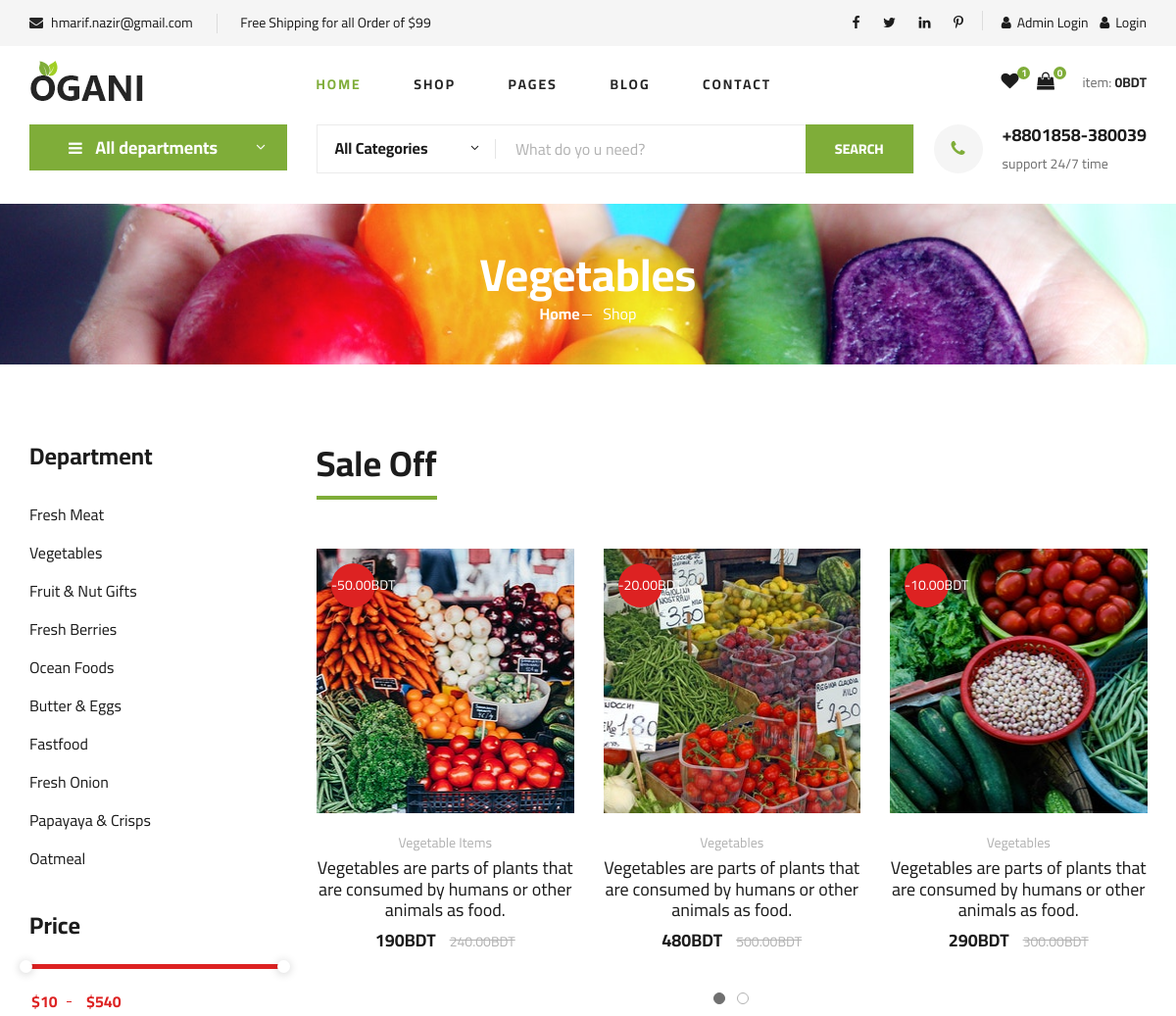
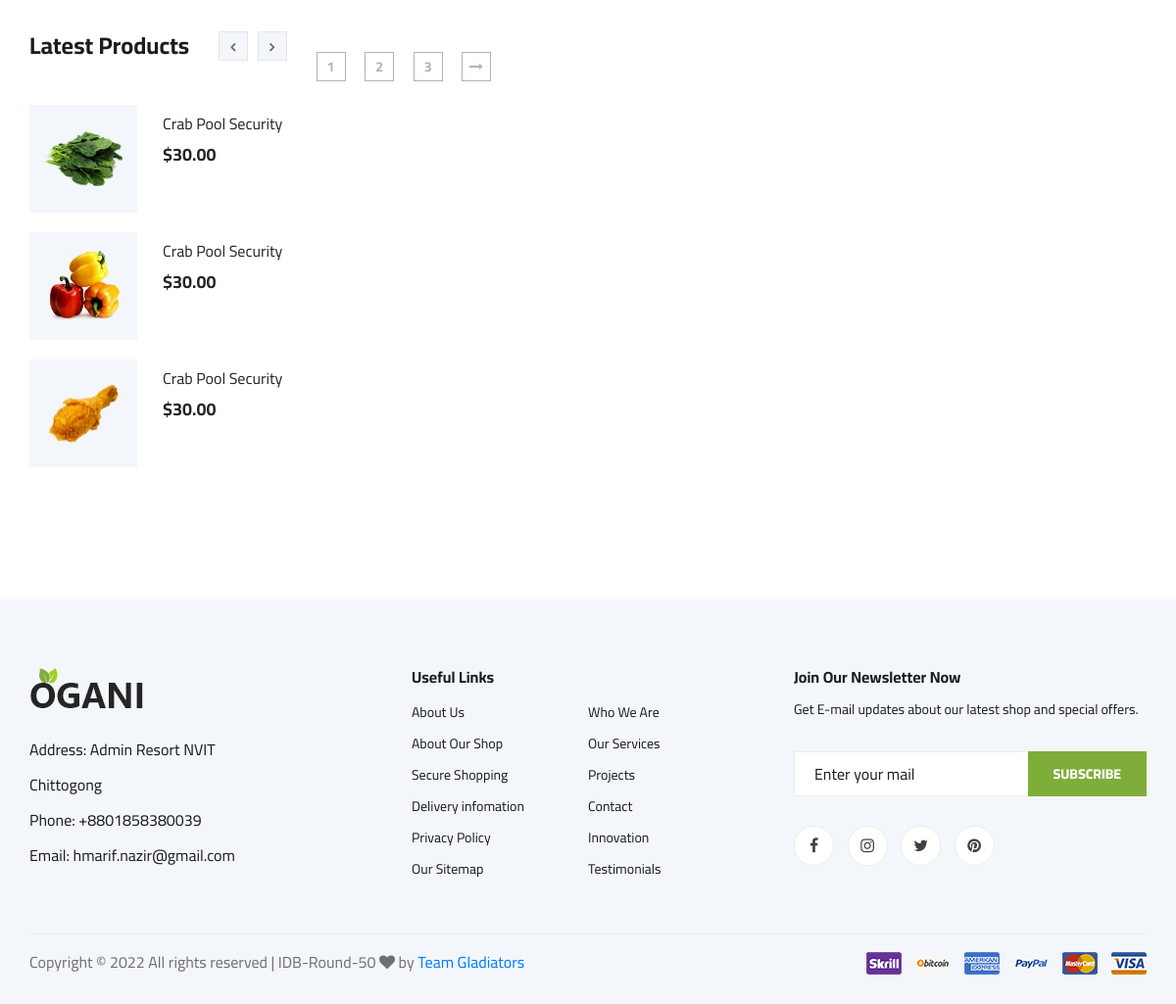
Screenshot of /category.php?id=9 with the database file from the repository (2 pictures, top to bottom).
### tables this page shows
CREATE TABLE `product_category` (
  `id` int(11) NOT NULL,
  `category` varchar(255) NOT NULL,
  `image` varchar(255) NOT NULL,
  `banner` varchar(255) DEFAULT NULL,
  `show_home` int(11) DEFAULT 0,
  `created_at` timestamp NOT NULL DEFAULT current_timestamp() ON UPDATE current_timestamp(),
  `deleted_at` timestamp NOT NULL DEFAULT current_timestamp() ON UPDATE current_timestamp()
);

CREATE TABLE `product` (
  `id` int(11) NOT NULL,
  `category_id` varchar(255) NOT NULL,
  `name` varchar(255) NOT NULL,
  `review_products` int(11) NOT NULL,
  `price` decimal(10,2) NOT NULL,
  `discount` decimal(10,2) NOT NULL,
  `desc_short` varchar(255) NOT NULL,
  `desc_long` varchar(255) NOT NULL,
  `information` varchar(255) NOT NULL,
  `ratings` varchar(255) NOT NULL,
  `qty` int(11) DEFAULT NULL,
  `status` int(11) DEFAULT NULL,
  `shipping` varchar(255) DEFAULT NULL,
  `weight` varchar(255) DEFAULT NULL,
  `latest_products` int(11) DEFAULT NULL,
  `top_rated_products` int(11) DEFAULT NULL,
  `offer` int(11) DEFAULT NULL,
  `thumb` varchar(255) NOT NULL,
  `image` varchar(255) NOT NULL,
  `created_at` timestamp NOT NULL DEFAULT current_timestamp() ON UPDATE current_timestamp(),
  `deleted_at` timestamp NOT NULL DEFAULT current_timestamp() ON UPDATE current_timestamp()
);

### includes/connection.php (called while the page is built, shortened)
<?php
    require_once('crud/crud.php');
    $base_url="http://localhost/e-commerce_project";
    $mysqli=new crud;

### crud/crud.php (called while the page is built, shortened)
<?php
    class crud{
        private $conn;
        public function __construct(){
            $this->conn=new mysqli("localhost","root","","e-commerce");
        }
        public function common_select($table,$data="*",$where=false,$orderby=false,$order="ASC",$limit=false,$offset=false){
            $selectdata=$error=$msg=false;
            $numrows=0;
            $sql="select $data from $table ";
            if($where && is_array($where)){
                $sql.= "where ";
                foreach($where as $k=>$v){
                    $sql.= "$k='$v' and ";
                }
                $sql=rtrim($sql,"and ");
            }
            $res=$this->conn->query($sql);
            if($res->num_rows > 0){
				$data = array();
				while($singleData = $res->fetch_object()){
					$data[] = $singleData;
				}
                $selectdata=$data;
                $numrows=$res->num_rows;
                $msg="data found";
            }else{
                $msg="No data found";
                $error=true;
                $numrows=$res->num_rows;
            }
            $return=array("msg"=>$msg,"error"=>$error,"selectdata"=>$selectdata,"numrows"=>$numrows);
            return $return;
        }
	    public function common_select_single($table,$data="*",$where=false,$orderby=false,$order="ASC",$limit=false,$offset=false){
            $selectdata=$error=$msg=false;
            $sql="select $data from $table ";
            if($where && is_array($where)){
                $sql.= "where ";
                foreach($where as $k=>$v){
                    $sql.= "$k='$v' and ";
                }
                $sql=rtrim($sql,"and ");
            }
            $res=$this->conn->query($sql);
            if($res->num_rows > 0){
				while($singleData = $res->fetch_object()){
					$data = $singleData;
				}
                $selectdata=$data;
                $msg="data found";
            }
            $return=array("msg"=>$msg,"error"=>$error,"selectdata"=>$selectdata);
            return $return;
        }
    }
?>

### category.php (the view, shortened to what this page needs)
<?php include('includes/header.php') ?>
<?php include('includes/header_bottom.php') ?>
<?php
	$where['id']=$_GET['id'];
	$page_details=$mysqli->common_select_single('product_category','*',$where)['selectdata'];
?>
    <section class="breadcrumb-section set-bg" data-setbg="admin/images/category/<?= $page_details->banner ?>">
        <div class="container">
            <div class="row">
                <div class="col-lg-12 text-center">
                    <div class="breadcrumb__text">
                        <h2><?= $page_details->category ?></h2>
                        <div class="breadcrumb__option">
                            <a href="index.php">Home</a>
                            <span>Shop</span>
                        </div>
                    </div>
                </div>
            </div>
        </div>
    </section>
    <section class="product spad">
        <div class="container">
            <div class="row">
                <div class="col-lg-3 col-md-5">
                    <div class="sidebar">
                        <div class="sidebar__item">
                            <h4>Department</h4>
                            <ul>
                                <li><a href="#">Fresh Meat</a></li>
                                <li><a href="#">Vegetables</a></li>
                                <li><a href="#">Fruit & Nut Gifts</a></li>
                                <li><a href="#">Fresh Berries</a></li>
                                <li><a href="#">Ocean Foods</a></li>
                                <li><a href="#">Butter & Eggs</a></li>
                                <li><a href="#">Fastfood</a></li>
                                <li><a href="#">Fresh Onion</a></li>
                                <li><a href="#">Papayaya & Crisps</a></li>
                                <li><a href="#">Oatmeal</a></li>
                            </ul>
                        </div>
                        <div class="sidebar__item">
                            <h4>Price</h4>
                            <div class="price-range-wrap">
                                <div class="price-range ui-slider ui-corner-all ui-slider-horizontal ui-widget ui-widget-content"
                                    data-min="10" data-max="540">
                                    <span tabindex="0" class="ui-slider-handle ui-corner-all ui-state-default"></span>
                                    <span tabindex="0" class="ui-slider-handle ui-corner-all ui-state-default"></span>
                                </div>
                                <div class="range-slider">
                                    <div class="price-input">
                                        <input type="text" id="minamount">
                                        <input type="text" id="maxamount">
                                    </div>
                                </div>
                            </div>
                        </div>
                        <div class="sidebar__item">
                            <div class="latest-product__text">
                                <h4>Latest Products</h4>
                                <div class="latest-product__slider owl-carousel">
                                    <div class="latest-prdouct__slider__item">
                                        <a href="#" class="latest-product__item">
                                            <div class="latest-product__item__pic">
                                                <img src="img/latest-product/lp-1.jpg" alt="">
                                            </div>
                                            <div class="latest-product__item__text">
                                                <h6>Crab Pool Security</h6>
                                                <span>$30.00</span>
                                            </div>
                                        </a>
                                        <a href="#" class="latest-product__item">
                                            <div class="latest-product__item__pic">
                                                <img src="img/latest-product/lp-2.jpg" alt="">
                                            </div>
                                            <div class="latest-product__item__text">
                                                <h6>Crab Pool Security</h6>
                                                <span>$30.00</span>
                                            </div>
                                        </a>
                                        <a href="#" class="latest-product__item">
                                            <div class="latest-product__item__pic">
                                                <img src="img/latest-product/lp-3.jpg" alt="">
                                            </div>
                                            <div class="latest-product__item__text">
                                                <h6>Crab Pool Security</h6>
                                                <span>$30.00</span>
                                            </div>
                                        </a>
                                    </div>
                                </div>
                            </div>
                        </div>
                    </div>
                </div>
                <div class="col-lg-9 col-md-7">
				<?php
	$discountwhere['category_id']=$_GET['id'];
	$discountwhere['discount >']=1;
	$discount_products=$mysqli->common_select('product','*',$discountwhere);
	if(!$discount_products['error'] && $discount_products['selectdata']){ ?>
                    <div class="product__discount">
                        <div class="section-title product__discount__title">
                            <h2>Sale Off</h2>
                        </div>
                        <div class="row">
                            <div class="product__discount__slider owl-carousel">
<?php foreach($discount_products['selectdata'] as $dispro){ ?>
                                <div class="col-lg-4">
                                    <div class="product__discount__item">
                                        <div class="product__discount__item__pic set-bg"
                                            data-setbg="<?= $base_url?>/admin/images/products/thumb/<?= $dispro->thumb ?>">
                                            <div class="product__discount__percent">-<?= $dispro->discount ?>BDT</div>
                                        </div>
                                        <div class="product__discount__item__text">
                                            <span><?= $dispro->name ?></span>
                                            <h5><a href="#"><?= $dispro->desc_short ?></a></h5>
                                            <div class="product__item__price"><?= ($dispro->price - $dispro->discount)  ?>BDT <span> <?= $dispro->price ?>BDT</span></div>
                                        </div>
                                    </div>
                                </div>
	<?php }  ?>
							</div>
                        </div>
                    </div>
	<?php } ?>
                    <div class="product__pagination">
                        <a href="#">1</a>
                        <a href="#">2</a>
                        <a href="#">3</a>
                        <a href="#"><i class="fa fa-long-arrow-right"></i></a>
                    </div>
                </div>
            </div>
        </div>
    </section>
	<?php include('includes/footer.php') ?>

### rows the page displays
product_category: category "Vegetables"
product: shows a picture, discount "50.00", name "Vegetable Items", desc_short "Vegetables are parts of plants that are consumed by humans or other animals as food.", $dispro->price - $dispro->discount "190", price "240.00"
product: shows a picture, discount "20.00", name "Vegetables", desc_short "Vegetables are parts of plants that are consumed by humans or other animals as food.", $dispro->price - $dispro->discount "480", price "500.00"
product: shows a picture, discount "10.00", name "Vegetables", desc_short "Vegetables are parts of plants that are consumed by humans or other animals as food.", $dispro->price - $dispro->discount "290", price "300.00"
